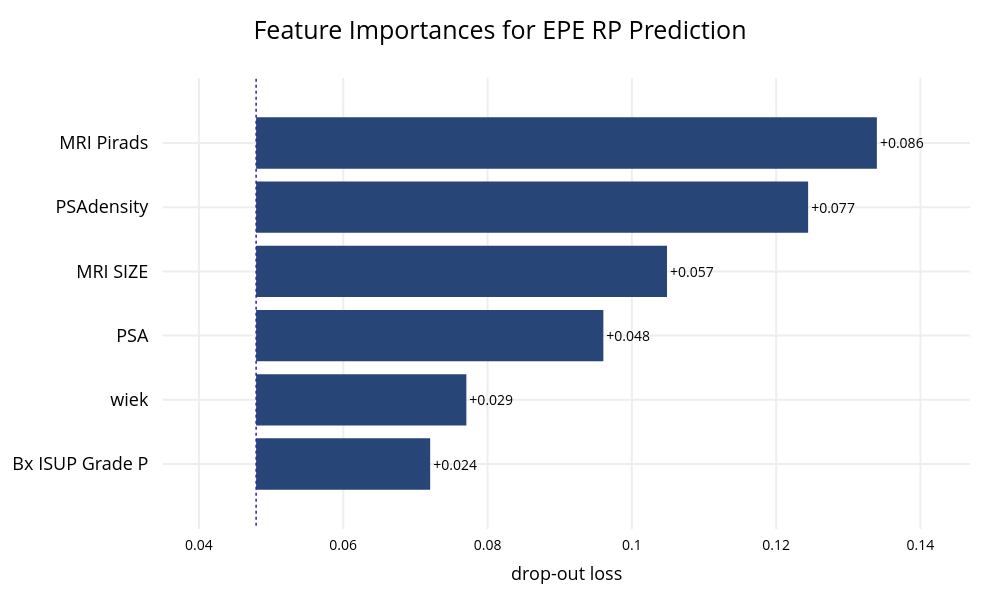

Notebook code cell kept with this figure:
### Code cell
X = df[numerical_cols + categorical_cols]
y = df['EPE RP']

param_grid = {
    'classifier__learning_rate': [0.05, 0.1, 0.2],
    'classifier__n_estimators': [200, 400, 800],
    'classifier__max_depth': [3, 6, 9],
    'classifier__subsample': [0.8, 0.9, 1.0],
    'classifier__colsample_bytree': [0.8, 0.9, 1.0],
    'classifier__gamma': [0, 0.1, 0.2]
}

model = XGBClassifier(random_state=2)
#brier score and tuning test split = 0.1
y_true, y_pred, y_pred_probs, false_positive_rate, true_positive_rate, total_roc_auc, trained_model, best_params, data_splits = train_and_evaluate_model(model, X, y, numerical_cols, categorical_cols, n_folds=5, tune_params=True, param_grid=param_grid, tuning_scoring='neg_brier_score', tuning_test_size=0.2)
untrained_model = model.set_params(**best_params)

plot_roc(false_positive_rate, true_positive_rate, total_roc_auc, fig_width=800, save_path='roc_epe_rp.png')
plot_confusion_matrix(y_true, y_pred)
plot_feature_importances(trained_model, X, y, title='Feature Importances for EPE RP Prediction')
plot_discrimination_threshold(untrained_model, X, y)

### Figure 1 — Plotly figure (JSON) as saved in the notebook; plotly's stock layout.template omitted (floating-point values rounded to 4 significant figures)
{"data": [{"base": 0.04793, "hoverinfo": "text", "hoverlabel": {"bgcolor": "rgba(0,0,0,0.8)"}, "hovertext": ["Model: XGBClassifier loss after<br>variable: MRI Pirads is permuted: 0.134<br>Drop-out loss change: +0.086", "Model: XGBClassifier loss after<br>variable: PSAdensity is permuted: 0.124<br>Drop-out loss change: +0.077", "Model: XGBClassifier loss after<br>variable: MRI SIZE is permuted: 0.105<br>Drop-out loss change: +0.057", "Model: XGBClassifier loss after<br>variable: PSA is permuted: 0.096<br>Drop-out loss change: +0.048", "Model: XGBClassifier loss after<br>variable: wiek is permuted: 0.077<br>Drop-out loss change: +0.029", "Model: XGBClassifier loss after<br>variable: Bx ISUP Grade P is permuted: 0.072<br>Drop-out loss change: +0.024"], "marker": {"color": "#284577"}, "orientation": "h", "showlegend": false, "text": ["+0.086", "+0.077", "+0.057", "+0.048", "+0.029", "+0.024"], "textposition": "outside", "type": "bar", "x": [0.08603, 0.0765, 0.05694, 0.04812, 0.02914, 0.02412], "xaxis": "x", "y": ["MRI Pirads", "PSAdensity", "MRI SIZE", "PSA", "wiek", "Bx ISUP Grade P"], "yaxis": "y"}], "layout": {"annotations": [{"font": {"size": 18}, "showarrow": false, "text": "", "x": 0.5, "xanchor": "center", "xref": "paper", "y": 1, "yanchor": "bottom", "yref": "paper"}, {"font": {"size": 18}, "showarrow": false, "text": "drop-out loss", "x": 0.5, "xanchor": "center", "xref": "paper", "y": 0, "yanchor": "top", "yref": "paper", "yshift": -30}], "font": {"color": "black", "size": 14}, "height": 600, "margin": {"b": 71, "r": 30, "t": 78}, "shapes": [{"line": {"color": "#371ea3", "dash": "dot", "width": 1.5}, "type": "line", "x0": 0.04793, "x1": 0.04793, "xref": "x", "y0": -1, "y1": 6, "yref": "y"}], "title": {"font": {"color": "black", "size": 25}, "text": "Feature Importances for EPE RP Prediction", "x": 0.5}, "width": 1000, "xaxis": {"anchor": "y", "automargin": true, "domain": [0, 1], "fixedrange": true, "gridwidth": 2, "range": [0.03502, 0.1469], "tickcolor": "white", "ticklen": 3, "ticks": "outside", "type": "linear", "zeroline": false}, "yaxis": {"anchor": "x", "automargin": true, "autorange": "reversed", "domain": [0, 1], "fixedrange": true, "gridwidth": 2, "tickcolor": "white", "tickfont": {"size": 18}, "ticklen": 10, "ticks": "outside", "type": "category"}}}
